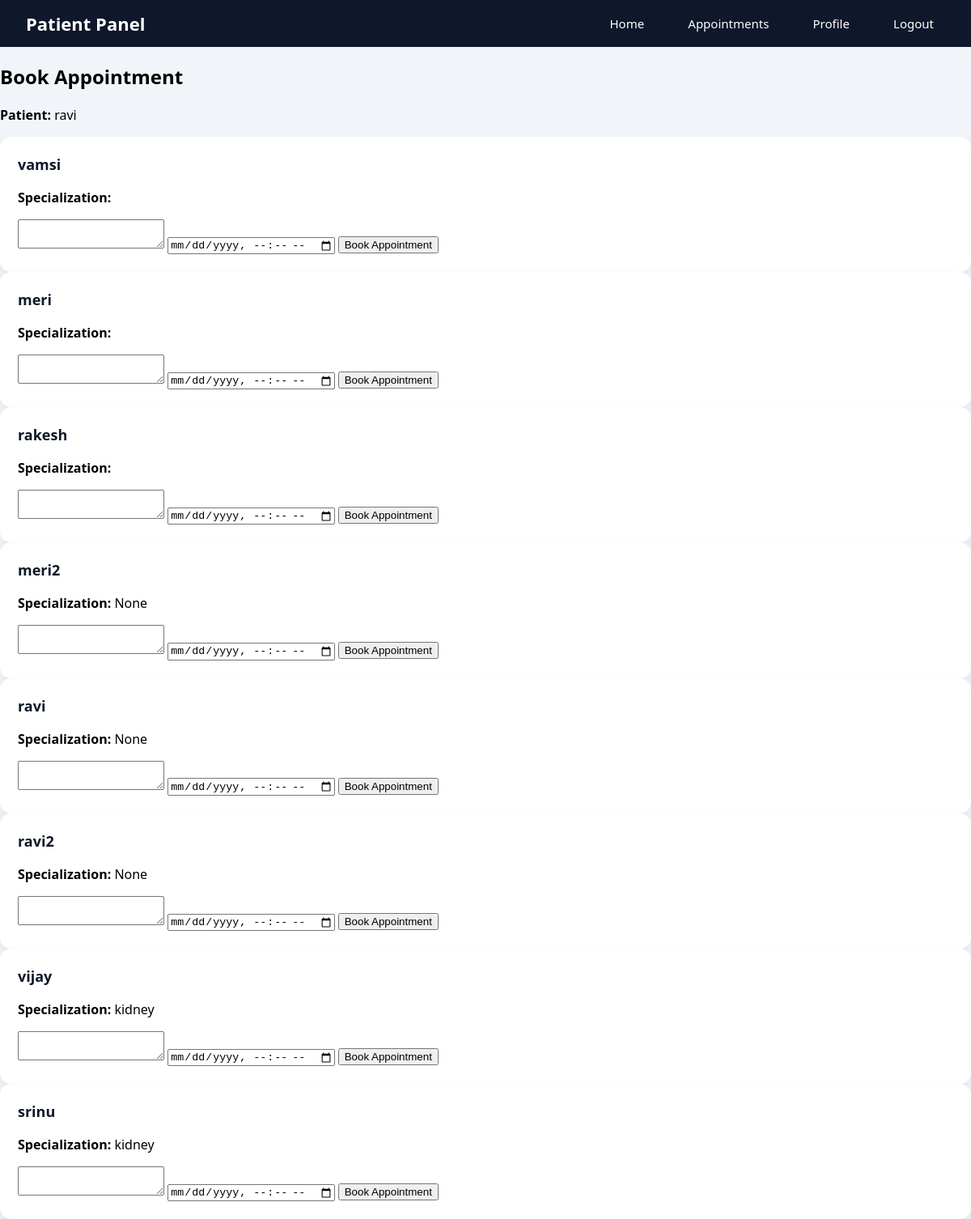
The page /patientsDashboard/2/appointments/book_appointment/ on the database its author committed.
### app/models.py (models this page shows, shortened)
class Patient(models.Model):
    name = models.CharField(max_length=50)
    email = models.EmailField(unique=True)
    phNum = models.CharField(max_length=15)
    password = models.CharField(max_length=14)
    c_password = models.CharField(max_length=14)
    role = models.CharField(max_length=15)

class Doctor(models.Model):
    name = models.CharField(max_length=50)
    email = models.EmailField(unique=True)
    phNum = models.CharField(max_length=15)
    password = models.CharField(max_length=14)
    c_password = models.CharField(max_length=14)
    role = models.CharField(max_length=15)
    specialization = models.CharField(
        max_length=100,
        null=True,
        blank=True
    )
    is_available = models.BooleanField(default=True)

### app/views.py (the view, shortened to what this page needs)
# urls.py: path("patientsDashboard/<int:id>/appointments/book_appointment/",patientsAppointmentBooking,name="book_appointment"),
def patientsAppointmentBooking(request, id):
    print(id,"pid")
    patient = Patient.objects.get(id=id)
    allDoctors = Doctor.objects.all()
    return render(request, "book_appointment.html", {
        "user": patient,
        "role": "Patient",
        "allDoctors": allDoctors
    })

### app/templates/book_appointment.html (shortened to what this page needs)
{% extends "base.html" %}
{% block content %}
<h2>Book Appointment</h2>
<p><strong>Patient:</strong> {{ user.name }}</p>
<div class="doctor-cards">
{% for doctor in allDoctors %}
  <div class="card">
    <h3>{{ doctor.name }}</h3>
    <p><b>Specialization:</b> {{ doctor.specialization }}</p>
    <form method="POST">
      <textarea
        name="problem"
        placeholder="Describe your problem"
        required>
      </textarea>
      <input
        type="datetime-local"
        name="appointment_date"
        required
      >
      <button type="submit">Book Appointment</button>
    </form>
  </div>
{% endfor %}
</div>
{% endblock %}

### app/templates/base.html (shortened to what this page needs)
<!DOCTYPE html>
<html lang="en">
<head>
</head>
<body>
<div class="navbar">
    <h3>{{user.role}} Panel</h3>
    <div class="nav-links">
        {% if user.role == "Doctor" %}
        <a href="/doctorsDashboard/{{ user.id }}/">Home</a>
        <a href="/doctorsDashboard/{{ user.id }}/appointments/">Appointments</a>
        <a href="/doctorsDashboard/{{ user.id }}/profile/">Profile</a>
        {% elif user.role == "Patient" %}
        <a href="/patientsDashboard/{{ user.id }}/">Home</a>
        <a href="/patientsDashboard/{{ user.id }}/appointments/">Appointments</a>
        <a href="/patientsDashboard/{{ user.id }}/profile/">Profile</a>
        {% endif %}
        <a href="/logout/">Logout</a>
    </div>
</div>
{% block content %}
{% endblock %}
</body>
</html>

### app/templates/base.html (style rules this page uses)
* { box-sizing:border-box; }
body { margin:0; font-family: 'Segoe UI', Tahoma, Geneva, Verdana, sans-serif; background:#f1f5f9; }
.navbar { background:#0f172a; color:#fff; display:flex; justify-content:space-between; align-items:center; padding:14px 32px; }
.navbar h3 { margin:0; font-size:22px; }
.nav-links a { color:#fff; margin-left:22px; text-decoration:none; font-size:15px; padding:7px 14px; border-radius:6px; transition:.3s; }
.card { background:#fff; padding:22px; border-radius:14px; box-shadow:0 8px 18px rgba(0,0,0,.06); transition:.3s; }
.card h3 { margin-top:0; font-size:18px; color:#0f172a; }

### rows shown on the page
Patient: role "Patient", name "ravi"
Doctor: name "vamsi"
Doctor: name "meri"
Doctor: name "rakesh"
Doctor: name "meri2", specialization "None"
Doctor: name "ravi", specialization "None"
Doctor: name "ravi2", specialization "None"
Doctor: name "vijay", specialization "kidney"
Doctor: name "srinu", specialization "kidney"
